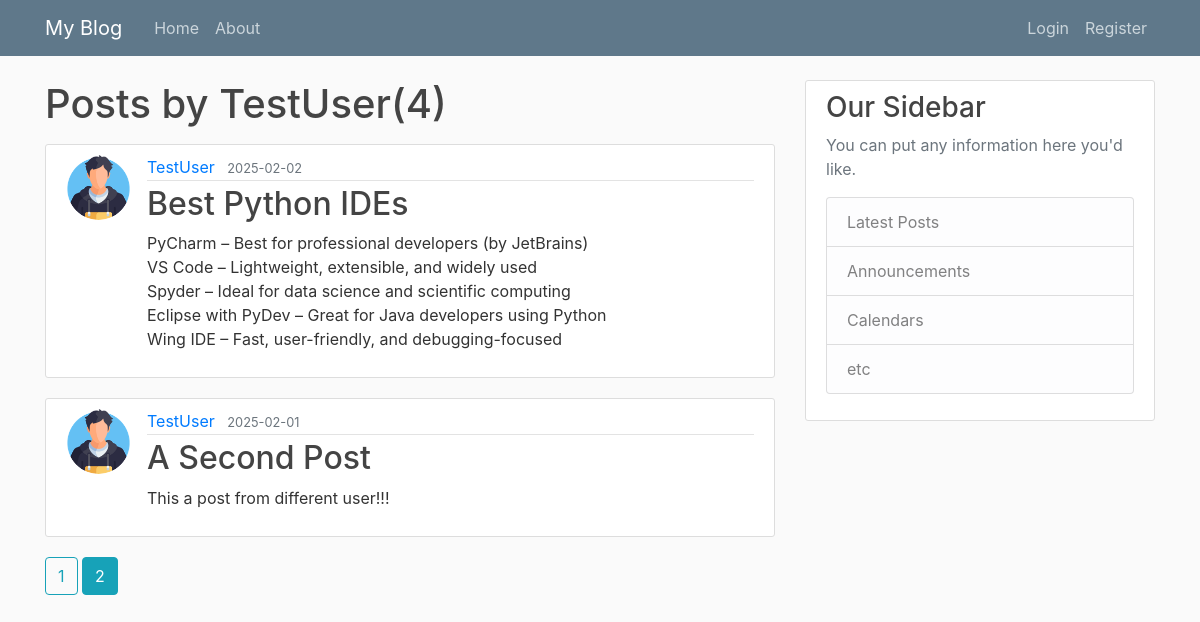
/home/TestUser?page=2, run on the app's committed database.
### flaskblog/models.py (models this page shows, shortened)
class User(db.Model, UserMixin):
    id = db.Column(db.Integer, primary_key=True)
    username = db.Column(db.String(20),unique=True,nullable=False)
    email = db.Column(db.String(120),unique=True,nullable=False)
    image_file = db.Column(db.String(20),nullable=False,default='default.jpg')
    password = db.Column(db.String(60),nullable=False)
    posts=db.relationship('Post',backref='author',lazy=True)

class Post(db.Model):
    id = db.Column(db.Integer, primary_key=True)
    title=db.Column(db.String(100),nullable=False)
    date_posted=db.Column(db.DateTime,nullable=False,default=datetime.utcnow)
    content=db.Column(db.Text,nullable=False)
    user_id=db.Column(db.Integer,db.ForeignKey("user.id"),nullable=False)

### flaskblog/routes.py (the view)
@app.route("/home/<string:username>")
def user_posts(username):
    page=request.args.get('page',1,type=int)
    user=User.query.filter_by(username=username).first_or_404()
    posts=Post.query.filter_by(author=user)\
        .order_by(Post.date_posted.desc())\
        .paginate(page=page,per_page=2)
    return render_template ("user_posts.html",posts=posts,user=user)

### flaskblog/templates/user_posts.html
{%extends 'layout.html'%} {%block content%}
<h1 class="mb-3">Posts by {{user.username}}({{posts.total}})</h1>
{%for post in posts.items%}
<article class="media content-section">
  <img
    class="rounded-circle article-img"
    src="{{url_for('static',filename='profile_pics/'+post.author.image_file)}}"
  />
  <div class="media-body">
    <div class="article-metadata">
      <a
        class="mr-2"
        href="{{url_for('user_posts',username=post.author.username)}}"
        >{{ post.author.username }}</a
      >
      <small class="text-muted"
        >{{ post.date_posted.strftime('%Y-%m-%d') }}</small
      >
    </div>
    <h2>
      <a class="article-title" href="{{url_for('post',post_id=post.id)}}"
        >{{ post.title }}</a
      >
    </h2>
    <p class="article-content">{{ post.content }}</p>
  </div>
</article>
{%endfor%} {%for page_num in
posts.iter_pages(left_edge=1,right_edge=1,left_current=1,right_current=2)%} {%if
page_num%} {%if posts.page==page_num%}
<a
  class="btn btn-info mb-4"
  href="{{url_for('user_posts',username=user.username,page=page_num)}}"
  >{{page_num}}</a
>
{%else%}
<a
  class="btn btn-outline-info mb-4"
  href="{{url_for('user_posts',username=user.username,page=page_num)}}"
  >{{page_num}}</a
>
{%endif%} {%else%} ... {%endif%} {%endfor%} {%endblock content%}

### flaskblog/static/main.css (style rules this page uses)
body { background: #fafafa; color: #333333; margin-top: 5rem; }
h1, h2, h3, h4, h5, h6 { color: #444444; }
.content-section { background: #ffffff; padding: 10px 20px; border: 1px solid #dddddd; border-radius: 3px; margin-bottom: 20px; }
.article-title { color: #444444; }
.article-content { white-space: pre-line; }
.article-img { height: 65px; width: 65px; margin-right: 16px; }
.article-metadata { padding-bottom: 1px; margin-bottom: 4px; border-bottom: 1px solid #e3e3e3; }

### data on the page
User: username "TestUser"
Post: image_file (picture), author.username "TestUser", date_posted "2025-02-02", title "Best Python IDEs", content "PyCharm – Best for professional developers (by JetBrains) VS Code – Lightweight, extensible, and widely used Spyder – Ideal for data science and scientific computing Eclipse with PyDev – Great for Java developers using Python Wing IDE – Fast, user-friendly, and debugging-focused"
Post: image_file (picture), author.username "TestUser", date_posted "2025-02-01", title "A Second Post", content "This a post from different user!!!"

### other printed values
{{ posts.total }} "4"
{{ page_num }} "1"
{{ page_num }} "2"
